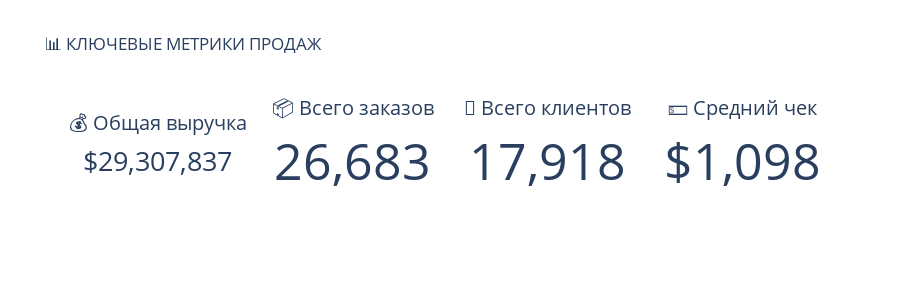
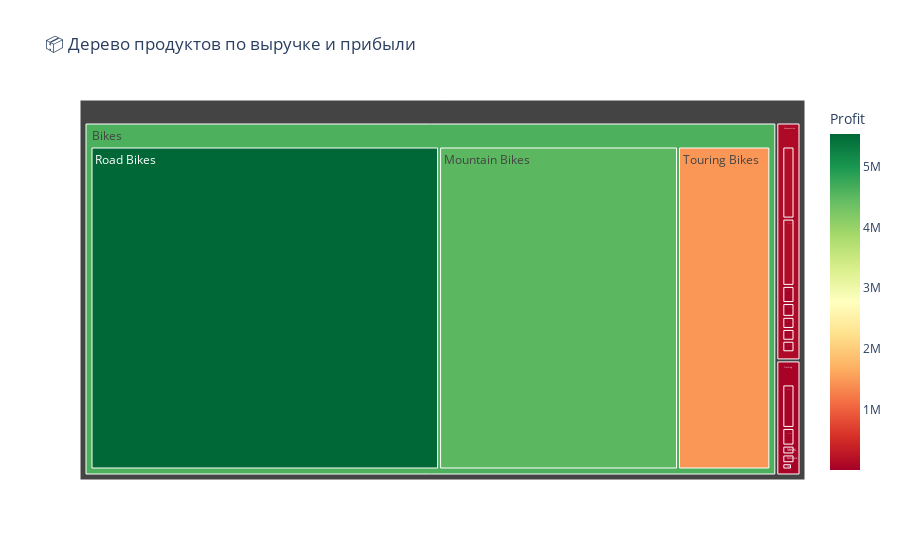

Notebook cell for these charts, in order:
### Code cell
# 📊 СОЗДАНИЕ ИНТЕРАКТИВНЫХ ДАШБОРДОВ
print("📊 СОЗДАНИЕ ИНТЕРАКТИВНЫХ ДАШБОРДОВ")
print("=" * 50)

# Расчет ключевых метрик
print("📈 РАСЧЕТ КЛЮЧЕВЫХ МЕТРИК:")
total_revenue = df['SalesAmount'].sum()
total_orders = df['SalesOrderNumber'].nunique()
total_customers = df['CustomerKey'].nunique()
avg_order_value = df.groupby('SalesOrderNumber')['SalesAmount'].sum().mean()
total_profit = df['Profit'].sum() if 'Profit' in df.columns else 0

print(f"💰 Общая выручка: ${total_revenue:,.0f}")
print(f"📦 Всего заказов: {total_orders:,}")
print(f"👥 Всего клиентов: {total_customers:,}")
print(f"💵 Средний чек: ${avg_order_value:,.0f}")
print(f"💎 Общая прибыль: ${total_profit:,.0f}")

# 1. Дашборд ключевых метрик
print("\n1. 📊 ДАШБОРД КЛЮЧЕВЫХ МЕТРИК")
fig_metrics = go.Figure()

fig_metrics.add_trace(go.Indicator(
    mode="number",
    value=total_revenue,
    title={"text": "💰 Общая выручка"},
    number={'prefix': "$", "valueformat": ",.0f"},
    domain={'row': 0, 'column': 0}
))

fig_metrics.add_trace(go.Indicator(
    mode="number",
    value=total_orders,
    title={"text": "📦 Всего заказов"},
    number={"valueformat": ",.0f"},
    domain={'row': 0, 'column': 1}
))

fig_metrics.add_trace(go.Indicator(
    mode="number",
    value=total_customers,
    title={"text": "👥 Всего клиентов"},
    number={"valueformat": ",.0f"},
    domain={'row': 0, 'column': 2}
))

fig_metrics.add_trace(go.Indicator(
    mode="number",
    value=avg_order_value,
    title={"text": "💵 Средний чек"},
    number={'prefix': "$", "valueformat": ",.0f"},
    domain={'row': 0, 'column': 3}
))

fig_metrics.update_layout(
    grid={'rows': 1, 'columns': 4, 'pattern': "independent"},
    template="plotly_white",
    height=300,
    title="📊 КЛЮЧЕВЫЕ МЕТРИКИ ПРОДАЖ"
)

fig_metrics.show()
print("✅ Дашборд ключевых метрик создан")

# 2. Дашборд географического распределения
print("\n2. 🌍 ДАШБОРД ГЕОГРАФИЧЕСКОГО РАСПРЕДЕЛЕНИЯ")
if 'Country' in df.columns and 'Region' in df.columns:
    geo_analysis = df.groupby(['Country', 'Region']).agg({
        'SalesAmount': 'sum',
        'CustomerKey': 'nunique',
        'Profit': 'sum'
    }).reset_index()
    
    print(f"📊 Географический анализ:")
    print(f"   • Стран: {geo_analysis['Country'].nunique()}")
    print(f"   • Регионов: {geo_analysis['Region'].nunique()}")
    print(f"   • Общая выручка по регионам: ${geo_analysis['SalesAmount'].sum():,.0f}")
    
    fig_geo = px.scatter_geo(geo_analysis, 
                            locations='Country',
                            locationmode='country names',
                            color='SalesAmount',
                            size='CustomerKey',
                            hover_name='Region',
                            hover_data={'SalesAmount': ':.0f', 'Profit': ':.0f'},
                            title='🌍 Географическое распределение продаж',
                            color_continuous_scale='Viridis')
    fig_geo.show()
    print("✅ Географический дашборд создан")
else:
    print("❌ Пропущен географический дашборд: отсутствуют Country или Region")

# 3. Анализ продуктовой линейки
print("\n3. 📦 ДАШБОРД ПРОДУКТОВОЙ ЛИНЕЙКИ")
if 'Category' in df.columns and 'SubCategory' in df.columns:
    product_analysis = df.groupby(['Category', 'SubCategory']).agg({
        'SalesAmount': 'sum',
        'Profit': 'sum',
        'OrderQuantity': 'sum'
    }).reset_index()
    
    print(f"📊 Анализ продуктовой линейки:")
    print(f"   • Категорий: {product_analysis['Category'].nunique()}")
    print(f"   • Подкатегорий: {product_analysis['SubCategory'].nunique()}")
    print(f"   • Общая выручка по категориям: ${product_analysis['SalesAmount'].sum():,.0f}")
    
    fig_products = px.treemap(product_analysis,
                             path=['Category', 'SubCategory'],
                             values='SalesAmount',
                             color='Profit',
                             color_continuous_scale='RdYlGn',
                             title='📦 Дерево продуктов по выручке и прибыли',
                             hover_data=['OrderQuantity'])
    fig_products.show()
    print("✅ Дашборд продуктовой линейки создан")
else:
    print("❌ Пропущен дашборд продуктовой линейки: отсутствуют Category или SubCategory")

# 4. Дополнительный дашборд - анализ клиентов
print("\n4. 👥 ДОПОЛНИТЕЛЬНЫЙ АНАЛИЗ КЛИЕНТОВ")
if 'YearlyIncome' in df.columns and 'Age' in df.columns:
    customer_analysis = df.groupby('CustomerKey').agg({
        'SalesAmount': 'sum',
        'YearlyIncome': 'first',
        'Age': 'first',
        'OrderQuantity': 'sum'
    }).reset_index()
    
    fig_customers = px.scatter(customer_analysis, 
                              x='YearlyIncome', 
                              y='SalesAmount',
                              size='OrderQuantity',
                              color='Age',
                              title='👥 Распределение клиентов по доходу и выручке',
                              labels={'YearlyIncome': 'Годовой доход', 
                                     'SalesAmount': 'Общая выручка клиента',
                                     'Age': 'Возраст'},
                              hover_data=['CustomerKey'])
    fig_customers.show()
    print("✅ Дашборд анализа клиентов создан")
else:
    print("❌ Пропущен дашборд анализа клиентов: отсутствуют YearlyIncome или Age")

print(f"\n📊 ИТОГ СОЗДАНИЯ ДАШБОРДОВ:")
print(f"   • Создано дашбордов: 4")
print(f"   • Ключевые метрики: {total_revenue:,.0f} $ выручки")
print(f"   • Охвачено клиентов: {total_customers:,}")
print(f"   • Обработано заказов: {total_orders:,}")
print("✅ ВСЕ ДАШБОРДЫ УСПЕШНО СОЗДАНЫ И ОТОБРАЖЕНЫ!")

### Figure 1 — Plotly figure (JSON) as saved in the notebook; plotly's stock layout.template omitted (floating-point values rounded to 4 significant figures)
{"data": [{"domain": {"column": 0, "row": 0}, "mode": "number", "number": {"prefix": "$", "valueformat": ",.0f"}, "title": {"text": "💰 Общая выручка"}, "type": "indicator", "value": 29310000.0}, {"domain": {"column": 1, "row": 0}, "mode": "number", "number": {"valueformat": ",.0f"}, "title": {"text": "📦 Всего заказов"}, "type": "indicator", "value": 26683}, {"domain": {"column": 2, "row": 0}, "mode": "number", "number": {"valueformat": ",.0f"}, "title": {"text": "👥 Всего клиентов"}, "type": "indicator", "value": 17918}, {"domain": {"column": 3, "row": 0}, "mode": "number", "number": {"prefix": "$", "valueformat": ",.0f"}, "title": {"text": "💵 Средний чек"}, "type": "indicator", "value": 1098.0}], "layout": {"grid": {"columns": 4, "pattern": "independent", "rows": 1}, "height": 300, "title": {"text": "📊 КЛЮЧЕВЫЕ МЕТРИКИ ПРОДАЖ"}}}

### Figure 2 — Plotly figure (JSON) as saved in the notebook; plotly's stock layout.template omitted (floating-point values rounded to 4 significant figures)
{"data": [{"branchvalues": "total", "customdata": [["493", 23140.0], ["394", 23690.0], ["12055", 34450.0], ["1381", 4300.0], ["3239", 27710.0], ["9685", 135200.0], ["1124", 24300.0], ["25518", 144800.0], ["7767", 4514000.0], ["12695", 5537000.0], ["3410", 1455000.0], ["3178", 4332.0], ["2143", 20900.0], ["5068", 37970.0], ["1491", 41970.0], ["856", 3056.0], ["824", 20950.0], ["(?)", 102700.0], ["(?)", 4623000.0], ["(?)", 32780.0]], "domain": {"x": [0, 1], "y": [0, 1]}, "hovertemplate": "labels=%{label}<br>SalesAmount=%{value}<br>parent=%{parent}<br>id=%{id}<br>OrderQuantity=%{customdata[0]}<br>Profit=%{color}<extra></extra>", "ids": ["Accessories/Bike Racks", "Accessories/Bike Stands", "Accessories/Bottles and Cages", "Accessories/Cleaners", "Accessories/Fenders", "Accessories/Helmets", "Accessories/Hydration Packs", "Accessories/Tires and Tubes", "Bikes/Mountain Bikes", "Bikes/Road Bikes", "Bikes/Touring Bikes", "Clothing/Caps", "Clothing/Gloves", "Clothing/Jerseys", "Clothing/Shorts", "Clothing/Socks", "Clothing/Vests", "Accessories", "Bikes", "Clothing"], "labels": ["Bike Racks", "Bike Stands", "Bottles and Cages", "Cleaners", "Fenders", "Helmets", "Hydration Packs", "Tires and Tubes", "Mountain Bikes", "Road Bikes", "Touring Bikes", "Caps", "Gloves", "Jerseys", "Shorts", "Socks", "Vests", "Accessories", "Bikes", "Clothing"], "marker": {"coloraxis": "coloraxis", "colors": [23140.0, 23690.0, 34450.0, 4300.0, 27710.0, 135200.0, 24300.0, 144800.0, 4514000.0, 5537000.0, 1455000.0, 4332.0, 20900.0, 37970.0, 41970.0, 3056.0, 20950.0, 102700.0, 4623000.0, 32780.0]}, "name": "", "parents": ["Accessories", "Accessories", "Accessories", "Accessories", "Accessories", "Accessories", "Accessories", "Accessories", "Bikes", "Bikes", "Bikes", "Clothing", "Clothing", "Clothing", "Clothing", "Clothing", "Clothing", "", "", ""], "type": "treemap", "values": [36960.0, 37840.0, 55030.0, 6869.0, 44270.0, 215900.0, 38820.0, 231300.0, 9953000.0, 14520000.0, 3845000.0, 18830.0, 33380.0, 165100.0, 67050.0, 4882.0, 33460.0, 667000.0, 28320000.0, 322700.0]}], "layout": {"coloraxis": {"colorbar": {"title": {"text": "Profit"}}, "colorscale": [[0, "rgb(165,0,38)"], [0.1, "rgb(215,48,39)"], [0.2, "rgb(244,109,67)"], [0.3, "rgb(253,174,97)"], [0.4, "rgb(254,224,139)"], [0.5, "rgb(255,255,191)"], [0.6, "rgb(217,239,139)"], [0.7, "rgb(166,217,106)"], [0.8, "rgb(102,189,99)"], [0.9, "rgb(26,152,80)"], [1, "rgb(0,104,55)"]]}, "legend": {"tracegroupgap": 0}, "title": {"text": "📦 Дерево продуктов по выручке и прибыли"}}}
